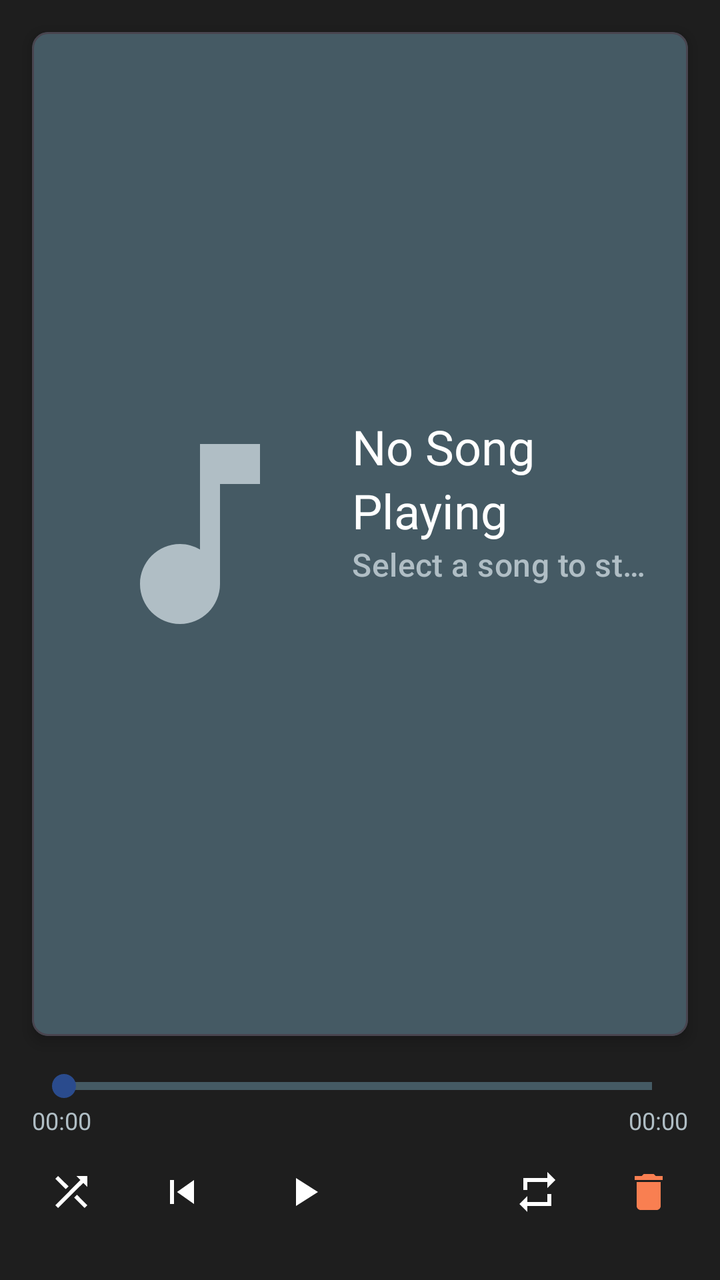
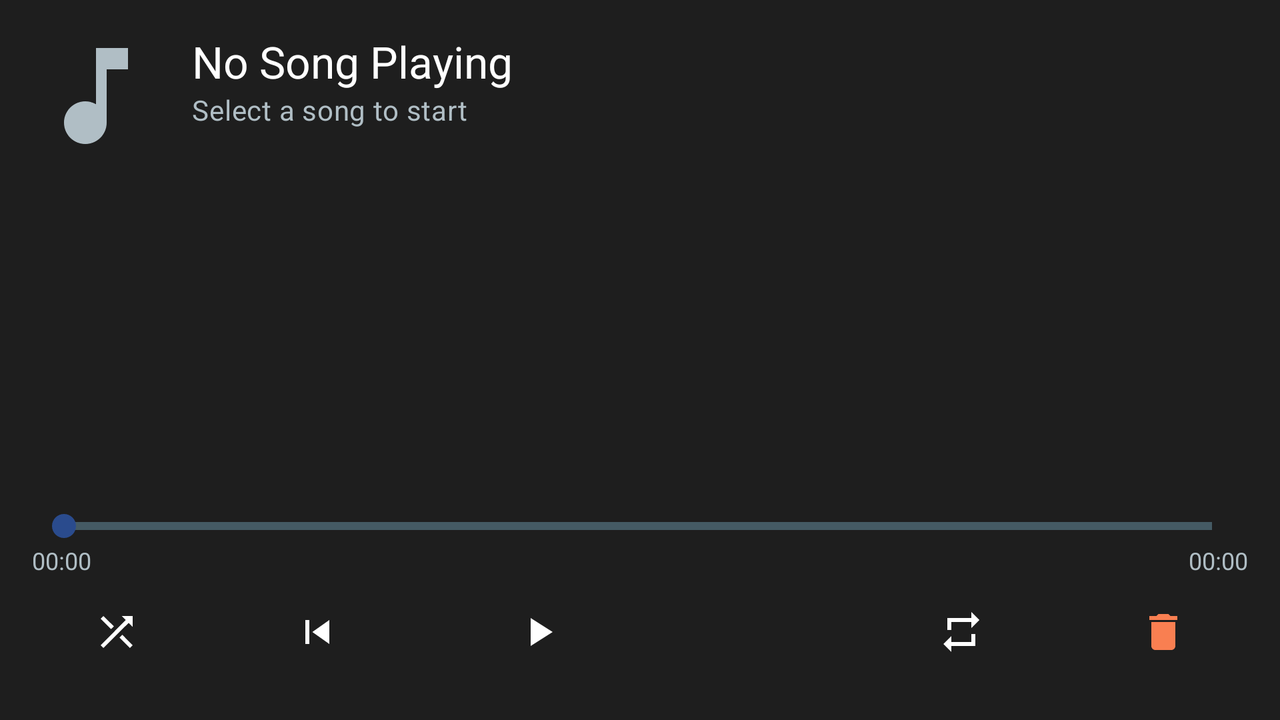

Two renders of one Android screen. The first uses the default layout on a phone; the second uses the alternative layout the repository ships for a different screen configuration, on a matching device. The two XML files are below.
<!-- AndroidManifest.xml: application theme Theme.MP3MusicPlayer -->
<!-- res/layout/fragment_player.xml -->
<?xml version="1.0" encoding="utf-8"?>
<androidx.constraintlayout.widget.ConstraintLayout xmlns:android="http://schemas.android.com/apk/res/android"
    xmlns:app="http://schemas.android.com/apk/res-auto"
    xmlns:tools="http://schemas.android.com/tools"
    android:layout_width="match_parent"
    android:layout_height="match_parent"
    android:background="?attr/colorSurface"
    tools:context=".PlayerFragment">

    
    <LinearLayout
        android:id="@+id/layout_main_controls"
        android:layout_width="0dp"
        android:layout_height="wrap_content"
        android:gravity="center_vertical"
        android:orientation="horizontal"
        android:paddingStart="8dp"
        android:paddingEnd="8dp"
        android:paddingBottom="8dp"
        app:layout_constraintBottom_toBottomOf="parent"
        app:layout_constraintEnd_toEndOf="parent"
        app:layout_constraintStart_toStartOf="parent">

        <ImageButton
            android:id="@+id/button_shuffle"
            style="?attr/materialIconButtonStyle"
            android:layout_width="0dp"
            android:layout_height="64dp"
            android:layout_weight="1"
            android:contentDescription="@string/cd_shuffle_button"
            android:src="@drawable/ic_shuffle"
            app:iconTint="?attr/colorOnSurface" />

        <ImageButton
            android:id="@+id/button_previous"
            style="?attr/materialIconButtonStyle"
            android:layout_width="0dp"
            android:layout_height="64dp"
            android:layout_weight="1"
            android:contentDescription="@string/cd_previous_button"
            android:src="@drawable/ic_skip_previous"
            app:iconTint="?attr/colorOnSurface" />

        <ImageButton
            android:id="@+id/button_play_pause"
            style="@style/Widget.Material3.Button.IconButton.Filled"
            android:layout_width="0dp"
            android:layout_height="72dp"
            android:layout_weight="1.2"
            android:contentDescription="@string/cd_play_pause_button"
            android:src="@drawable/ic_play_arrow" />

        <ImageButton
            android:id="@+id/button_next"
            style="?attr/materialIconButtonStyle"
            android:layout_width="0dp"
            android:layout_height="64dp"
            android:layout_weight="1"
            android:contentDescription="@string/cd_next_button"
            android:src="@drawable/ic_skip_next"
            app:iconTint="?attr/colorOnSurface" />

        <ImageButton
            android:id="@+id/button_repeat"
            style="?attr/materialIconButtonStyle"
            android:layout_width="0dp"
            android:layout_height="64dp"
            android:layout_weight="1"
            android:contentDescription="@string/cd_repeat_button"
            android:src="@drawable/ic_repeat"
            app:iconTint="?attr/colorOnSurface" />

        <ImageButton
            android:id="@+id/button_delete"
            style="?attr/materialIconButtonStyle"
            android:layout_width="0dp"
            android:layout_height="64dp"
            android:layout_weight="1"
            android:contentDescription="@string/cd_delete_button"
            android:src="@drawable/ic_delete"
            app:tint="@color/delete_red" />

    </LinearLayout>

    
    <SeekBar
        android:id="@+id/seekbar_progress"
        style="@style/Widget.AppCompat.ProgressBar.Horizontal"
        android:layout_width="0dp"
        android:layout_height="wrap_content"
        android:layout_marginStart="16dp"
        android:layout_marginEnd="16dp"
        android:layout_marginBottom="8dp"
        android:progressDrawable="@drawable/seekbar_style"
        android:thumbTint="?attr/colorPrimary"
        app:layout_constraintBottom_toTopOf="@id/layout_main_controls"
        app:layout_constraintEnd_toEndOf="parent"
        app:layout_constraintStart_toStartOf="parent" />

    <TextView
        android:id="@+id/text_current_time"
        android:layout_width="wrap_content"
        android:layout_height="wrap_content"
        android:text="@string/default_time"
        android:textColor="?attr/colorOnSurfaceVariant"
        android:textSize="12sp"
        app:layout_constraintStart_toStartOf="@id/seekbar_progress"
        app:layout_constraintTop_toBottomOf="@id/seekbar_progress" />

    <TextView
        android:id="@+id/text_total_time"
        android:layout_width="wrap_content"
        android:layout_height="wrap_content"
        android:text="@string/default_time"
        android:textColor="?attr/colorOnSurfaceVariant"
        android:textSize="12sp"
        app:layout_constraintEnd_toEndOf="@id/seekbar_progress"
        app:layout_constraintTop_toBottomOf="@id/seekbar_progress" />

    
    <com.google.android.material.card.MaterialCardView
        android:id="@+id/card_current_song"
        android:layout_width="0dp"
        android:layout_height="0dp"
        android:layout_margin="16dp"
        app:cardBackgroundColor="?attr/colorSurfaceVariant"
        app:cardElevation="4dp"
        app:layout_constraintBottom_toTopOf="@id/seekbar_progress"
        app:layout_constraintEnd_toEndOf="parent"
        app:layout_constraintStart_toStartOf="parent"
        app:layout_constraintTop_toTopOf="parent"
        app:shapeAppearanceOverlay="@style/ShapeAppearance.Material3.MediumComponent">

        <androidx.constraintlayout.widget.ConstraintLayout
            android:layout_width="match_parent"
            android:layout_height="match_parent">

            <ImageView
                android:id="@+id/image_album_art"
                android:layout_width="120dp"
                android:layout_height="120dp"
                android:layout_marginStart="24dp"
                android:contentDescription="@string/cd_album_art"
                android:scaleType="centerCrop"
                app:layout_constraintBottom_toBottomOf="parent"
                app:layout_constraintStart_toStartOf="parent"
                app:layout_constraintTop_toTopOf="parent"
                app:srcCompat="@drawable/ic_music_note" />

            <TextView
                android:id="@+id/text_song_title"
                android:layout_width="0dp"
                android:layout_height="wrap_content"
                android:layout_marginStart="16dp"
                android:layout_marginEnd="16dp"
                android:ellipsize="end"
                android:maxLines="2"
                android:text="@string/default_song_title"
                android:textAppearance="@style/TextAppearance.Material3.HeadlineSmall"
                android:textColor="?attr/colorOnSurface"
                app:layout_constraintBottom_toTopOf="@id/text_song_artist"
                app:layout_constraintEnd_toEndOf="parent"
                app:layout_constraintStart_toEndOf="@id/image_album_art"
                app:layout_constraintTop_toTopOf="@id/image_album_art"
                app:layout_constraintVertical_chainStyle="packed" />

            <TextView
                android:id="@+id/text_song_artist"
                android:layout_width="0dp"
                android:layout_height="wrap_content"
                android:ellipsize="end"
                android:maxLines="1"
                android:text="@string/default_song_artist"
                android:textAppearance="@style/TextAppearance.Material3.TitleMedium"
                android:textColor="?attr/colorOnSurfaceVariant"
                app:layout_constraintEnd_toEndOf="@id/text_song_title"
                app:layout_constraintStart_toStartOf="@id/text_song_title"
                app:layout_constraintTop_toBottomOf="@id/text_song_title" />

        </androidx.constraintlayout.widget.ConstraintLayout>
    </com.google.android.material.card.MaterialCardView>

</androidx.constraintlayout.widget.ConstraintLayout>
<!-- resources referenced by this layout -->
<resources>
  <color name="delete_red">@color/logo_orange</color>
  <!-- drawable ic_delete (drawable) -->
  <vector xmlns:android="http://schemas.android.com/apk/res/android"
      android:width="24dp"
      android:height="24dp"
      android:viewportWidth="24"
      android:viewportHeight="24"
      android:tint="@color/delete_red">
      <path
          android:fillColor="@android:color/white"
          android:pathData="M6,19c0,1.1 0.9,2 2,2h8c1.1,0 2,-0.9 2,-2V7H6v12zM19,4h-3.5l-1,-1h-5l-1,1H5v2h14V4z"/>
  </vector>
  <!-- drawable ic_play_arrow (drawable) -->
  <vector xmlns:android="http://schemas.android.com/apk/res/android"
      android:width="24dp"
      android:height="24dp"
      android:viewportWidth="24"
      android:viewportHeight="24"
      android:tint="?attr/colorOnPrimaryContainer">
      <path
          android:fillColor="@android:color/white"
          android:pathData="M8,5v14l11,-7z"/>
  </vector>
  <!-- drawable ic_repeat (drawable) -->
  <vector xmlns:android="http://schemas.android.com/apk/res/android"
      android:width="24dp"
      android:height="24dp"
      android:viewportWidth="24"
      android:viewportHeight="24"
      android:tint="?attr/colorOnSurface">
      <path
          android:fillColor="@android:color/white"
          android:pathData="M7,7h10v3l4,-4 -4,-4v3L5,5v6h2L7,7zM17,17L7,17v-3l-4,4 4,4v-3h12v-6h-2v4z"/>
  </vector>
  <!-- drawable ic_skip_previous (drawable) -->
  <vector xmlns:android="http://schemas.android.com/apk/res/android"
      android:width="24dp"
      android:height="24dp"
      android:viewportWidth="24"
      android:viewportHeight="24"
      android:tint="?attr/colorOnSurface">
      <path
          android:fillColor="@android:color/white"
          android:pathData="M6,6h2v12L6,18zM9.5,12l8.5,6L18,6z"/>
  </vector>
  <string name="cd_album_art">Album Art</string>
  <string name="cd_delete_button">Delete Current Song</string>
  <string name="cd_next_button">Next Song</string>
  <string name="cd_play_pause_button">Play or Pause Song</string>
  <string name="cd_previous_button">Previous Song</string>
  <string name="cd_repeat_button">Repeat Mode</string>
  <string name="cd_shuffle_button">Shuffle Playlist</string>
  <string name="default_song_artist">Select a song to start</string>
  <string name="default_song_title">No Song Playing</string>
  <string name="default_time">00:00</string>
  <style name="Theme.MP3MusicPlayer" parent="Base.Theme.MP3MusicPlayer" />
  <color name="logo_orange">#F97F51</color>
  <color name="md_theme_primary">@color/logo_blue</color>
  <color name="md_theme_onPrimary">@color/logo_white</color>
  <color name="md_theme_primaryContainer">#4A6BAE</color>
  <color name="md_theme_onPrimaryContainer">@color/logo_white</color>
  <color name="md_theme_secondary">@color/logo_orange</color>
  <color name="md_theme_onSecondary">@color/dark_background</color>
  <color name="md_theme_secondaryContainer">#EAA989</color>
  <color name="md_theme_onSecondaryContainer">#3D1F0A</color>
  <color name="md_theme_tertiary">#B0BEC5</color>
  <color name="md_theme_onTertiary">#000000</color>
  <color name="md_theme_tertiaryContainer">#CFD8DC</color>
  <color name="md_theme_onTertiaryContainer">#000000</color>
  <color name="md_theme_error">#F44336</color>
  <color name="md_theme_onError">#FFFFFF</color>
  <color name="md_theme_errorContainer">#F9A825</color>
  <color name="md_theme_onErrorContainer">#000000</color>
  <color name="md_theme_background">@color/dark_background</color>
  <color name="md_theme_onBackground">@color/logo_white</color>
  <color name="md_theme_surface">#1E1E1E</color>
  <color name="md_theme_onSurface">@color/logo_white</color>
  <color name="md_theme_surfaceVariant">#455A64</color>
  <color name="md_theme_onSurfaceVariant">#B0BEC5</color>
  <color name="md_theme_outline">#90A4AE</color>
  <color name="logo_blue">#2A4B8D</color>
  <color name="logo_white">#FFFFFF</color>
  <color name="dark_background">#121212</color>
</resources>
<!-- res/layout-land/fragment_player.xml (the repository's variant of the layout above) -->
<!-- drawn on the phone turned sideways -->
<?xml version="1.0" encoding="utf-8"?>
<androidx.constraintlayout.widget.ConstraintLayout xmlns:android="http://schemas.android.com/apk/res/android"
    xmlns:app="http://schemas.android.com/apk/res-auto"
    xmlns:tools="http://schemas.android.com/tools"
    android:layout_width="match_parent"
    android:layout_height="match_parent"
    android:background="?attr/colorSurface"
    tools:context=".PlayerFragment">

    
    <LinearLayout
        android:id="@+id/layout_main_controls"
        android:layout_width="0dp"
        android:layout_height="wrap_content"
        android:gravity="center_vertical"
        android:orientation="horizontal"
        android:paddingStart="8dp"
        android:paddingEnd="8dp"
        android:paddingBottom="8dp"
        app:layout_constraintBottom_toBottomOf="parent"
        app:layout_constraintEnd_toEndOf="parent"
        app:layout_constraintStart_toStartOf="parent">

        <ImageButton
            android:id="@+id/button_shuffle"
            style="?attr/materialIconButtonStyle"
            android:layout_width="0dp"
            android:layout_height="64dp"
            android:layout_weight="1"
            android:contentDescription="@string/cd_shuffle_button"
            android:src="@drawable/ic_shuffle" />

        <ImageButton
            android:id="@+id/button_previous"
            style="?attr/materialIconButtonStyle"
            android:layout_width="0dp"
            android:layout_height="64dp"
            android:layout_weight="1"
            android:contentDescription="@string/cd_previous_button"
            android:src="@drawable/ic_skip_previous" />

        <ImageButton
            android:id="@+id/button_play_pause"
            style="@style/Widget.Material3.Button.IconButton.Filled"
            android:layout_width="0dp"
            android:layout_height="72dp"
            android:layout_weight="1.2"
            android:contentDescription="@string/cd_play_pause_button"
            android:src="@drawable/ic_play_arrow" />

        <ImageButton
            android:id="@+id/button_next"
            style="?attr/materialIconButtonStyle"
            android:layout_width="0dp"
            android:layout_height="64dp"
            android:layout_weight="1"
            android:contentDescription="@string/cd_next_button"
            android:src="@drawable/ic_skip_next" />

        <ImageButton
            android:id="@+id/button_repeat"
            style="?attr/materialIconButtonStyle"
            android:layout_width="0dp"
            android:layout_height="64dp"
            android:layout_weight="1"
            android:contentDescription="@string/cd_repeat_button"
            android:src="@drawable/ic_repeat" />

        <ImageButton
            android:id="@+id/button_delete"
            style="?attr/materialIconButtonStyle"
            android:layout_width="0dp"
            android:layout_height="64dp"
            android:layout_weight="1"
            android:contentDescription="@string/cd_delete_button"
            android:src="@drawable/ic_delete"
            app:tint="@color/delete_red" />
    </LinearLayout>

    
    <SeekBar
        android:id="@+id/seekbar_progress"
        style="@style/Widget.AppCompat.ProgressBar.Horizontal"
        android:layout_width="0dp"
        android:layout_height="wrap_content"
        android:layout_marginStart="16dp"
        android:layout_marginEnd="16dp"
        android:layout_marginBottom="8dp"
        android:progressDrawable="@drawable/seekbar_style"
        android:thumbTint="?attr/colorPrimary"
        app:layout_constraintBottom_toTopOf="@id/layout_main_controls"
        app:layout_constraintEnd_toEndOf="parent"
        app:layout_constraintStart_toStartOf="parent" />

    <TextView
        android:id="@+id/text_current_time"
        android:layout_width="wrap_content"
        android:layout_height="wrap_content"
        android:text="@string/default_time"
        android:textColor="?attr/colorOnSurfaceVariant"
        android:textSize="12sp"
        app:layout_constraintStart_toStartOf="@id/seekbar_progress"
        app:layout_constraintTop_toBottomOf="@id/seekbar_progress" />

    <TextView
        android:id="@+id/text_total_time"
        android:layout_width="wrap_content"
        android:layout_height="wrap_content"
        android:text="@string/default_time"
        android:textColor="?attr/colorOnSurfaceVariant"
        android:textSize="12sp"
        app:layout_constraintEnd_toEndOf="@id/seekbar_progress"
        app:layout_constraintTop_toBottomOf="@id/seekbar_progress" />

    
    <ImageView
        android:id="@+id/image_album_art"
        android:layout_width="64dp"
        android:layout_height="64dp"
        android:layout_marginStart="16dp"
        android:layout_marginTop="16dp"
        android:contentDescription="@string/cd_album_art"
        android:scaleType="centerCrop"
        app:layout_constraintStart_toStartOf="parent"
        app:layout_constraintTop_toTopOf="parent"
        app:srcCompat="@drawable/ic_music_note" />

    <TextView
        android:id="@+id/text_song_title"
        android:layout_width="0dp"
        android:layout_height="wrap_content"
        android:layout_marginStart="16dp"
        android:layout_marginEnd="16dp"
        android:ellipsize="end"
        android:maxLines="1"
        android:text="@string/default_song_title"
        android:textAppearance="@style/TextAppearance.Material3.TitleLarge"
        android:textColor="?attr/colorOnSurface"
        app:layout_constraintEnd_toEndOf="parent"
        app:layout_constraintStart_toEndOf="@id/image_album_art"
        app:layout_constraintTop_toTopOf="@id/image_album_art" />

    <TextView
        android:id="@+id/text_song_artist"
        android:layout_width="0dp"
        android:layout_height="wrap_content"
        android:ellipsize="end"
        android:maxLines="1"
        android:text="@string/default_song_artist"
        android:textAppearance="@style/TextAppearance.Material3.BodyMedium"
        android:textColor="?attr/colorOnSurfaceVariant"
        app:layout_constraintEnd_toEndOf="@id/text_song_title"
        app:layout_constraintStart_toStartOf="@id/text_song_title"
        app:layout_constraintTop_toBottomOf="@id/text_song_title" />

</androidx.constraintlayout.widget.ConstraintLayout>
